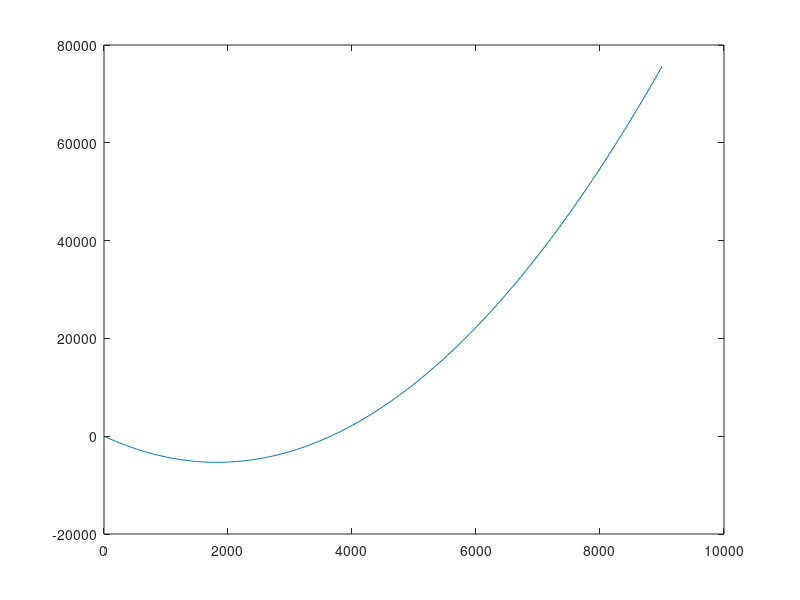

Here is the MATLAB script that generated this plot:
w_rpm = linspace(0,9000,9000/25);
w_rads = (w_rpm/60)*2*pi;
v_inf = 25; %ms^-1
R = 22.86; %cm
rho = 1.225; %kg.m^3
a = 2*pi; %lift curve slope
b = 2; %rotors
figure;
T = 0;
for r = 0.1*22.86:0.01:R
    x = r/R;
    Cr_R = ((5623*x^6)/1000 - (2221*x^5)/100 + (173*x^4)/5 - (683*x^3)/25 + (1079*x^2)/100 - (813*x)/500 + 1987/10000)*(10^-2); %chord length (m*10^-2)
    Br_R = - (731*x^6)/20 + 138*x^5 - 210*x^4 + (1637*x^3)/10 - (3383*x^2)/50 + (643*x)/50 - 2003/10000; %rad
    gamma_c = (v_inf)./(w_rads.*(R*10^-2));
    sigma = (b*Cr_R)/(pi*R*10^-2);
    gamma = sqrt((sigma*a/16 - gamma_c/2).^2 + (sigma*a/8)*Br_R*x)-(sigma*a/16 - gamma_c/2);
    dT = a*b*Cr_R*(rho/2)*(w_rads.*r*10^-2).^2.*(Br_R - gamma);
    T = T + dT;
end
plot(w_rpm,T);